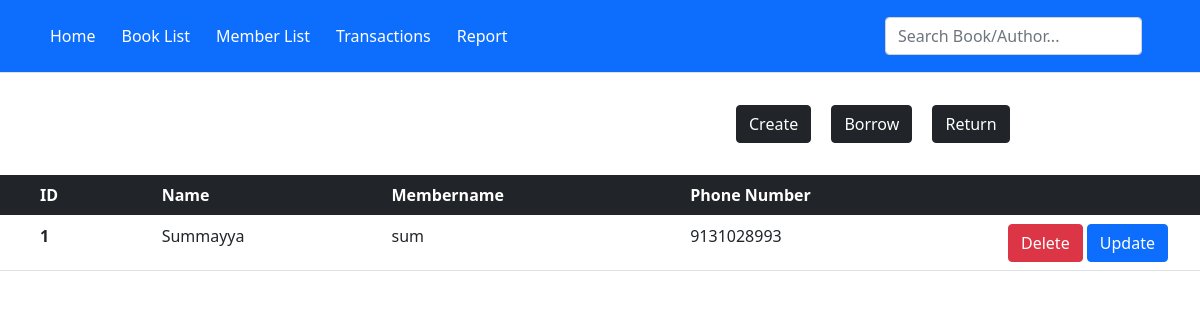
The app's page /members, older data.
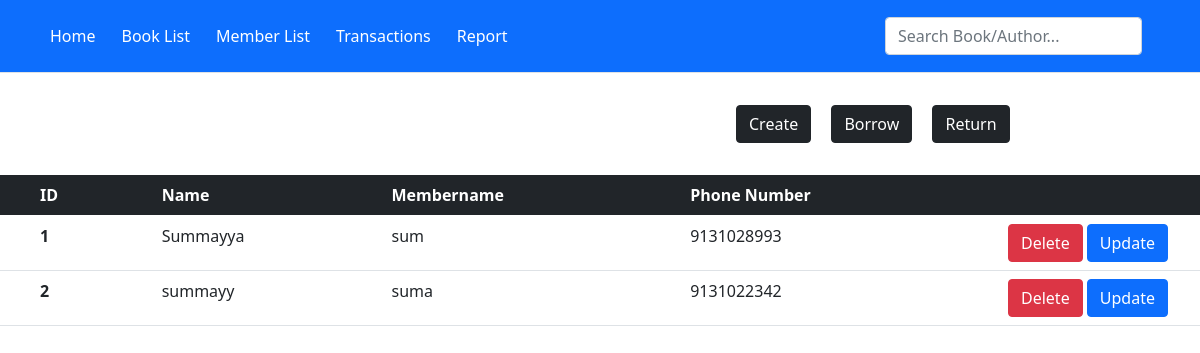
The same page, newer data.
### library/models.py (models this page shows)
class Member(db.Model):
    id = db.Column(db.Integer(), primary_key=True)
    name = db.Column(db.String(length=30), nullable=False)
    member_name = db.Column(db.String(length=30), nullable=False, unique=True)
    phone_number = db.Column(db.Integer())
    feePaid = db.Column(db.Integer())
    feeDebt = db.Column(db.Integer())

### library/routes.py (the view, shortened to what this page needs)
@app.route('/members', methods=['GET', 'POST'])
def members_page():
    formM = MemberForm()
    member = Member.query.all() #members to read
    if formM.errors != {}:  # If there are not errors from the validations
        for err_msg in formM.errors.values():
            flash(f'There was an error with creating a Member: {err_msg}', category='danger')
    return render_template('members.html', formM=formM, members=member)

### library/forms.py (shortened to what this page needs)
class MemberForm(FlaskForm):
    name = StringField(label='Name',  validators=[
                       Length(min=2, max=30), DataRequired()])
    member_name = StringField(label='Member Name',  validators=[
                             Length(min=2, max=30), DataRequired()])
    phone_number = IntegerField(label='Phone Number',
                               validators=[DataRequired()])
    submit = SubmitField(label='Submit')

### library/templates/members.html (shortened to what this page needs)
{% extends 'base.html' %}
{%block content%}
{%with btn_mode = 'dark', btn = 'Create', title='Create Member', submit = 'Create', form =
formM %}
{%include 'add_member_modal.html'%}
{%endwith%}
{%with btn_mode = 'dark', btn = 'Borrow', title='Create Book', submit = 'Create', form =
formM %}
{%include 'add_member_modal.html'%}
{%endwith%}
{%with btn_mode = 'dark', btn = 'Return', title='Create Book', submit = 'Create', form =
formM %}
{%include 'add_member_modal.html'%}
{%endwith%}
<table class="table">
    <thead class="table-dark">
        <tr>
            <th scope="col" class="table-id">ID</th>
            <th scope="col">Name</th>
            <th scope="col">Membername</th>
            <th scope="col">Phone Number</th>
            <th scope="col"></th>
        </tr>
    </thead>
    <tbody>
        {% for member in members %}
        <tr>
            <th scope="row" class="table-id">{{member.id}}</th>
            <td>{{member.name}}</td>
            <td>{{member.member_name}}</td>
            <td>{{member.phone_number}}</td>
            <td class="action">
                {% with id = member.id %}
                {%include 'delete_modal.html'%}
                {%endwith%}
                {%with btn_mode = 'primary', form = formM, member= member %}
                    {%include 'update_member_modal.html'%}
                {%endwith%}
            </td>
        </tr>
        {%endfor%}
    </tbody>
</table>
{%endblock%}

### library/templates/base.html (shortened to what this page needs)
<!doctype html>
<html lang="en">
<head>
  <link href="https://cdn.jsdelivr.net/npm/bootstrap@5.0.1/dist/css/bootstrap.min.css" rel="stylesheet"
>
  <link rel="stylesheet" href="{{ url_for('static', filename='style.css') }}">
</head>
<body>
  <header class="p-3 mb-3 border-bottom">
    <div class="container">
      <div class="d-flex flex-wrap align-items-center justify-content-center justify-content-lg-start">
        <ul class="nav col-12 col-lg-auto me-lg-auto mb-2 justify-content-center mb-md-0">
          <li><a href="{{url_for('home_page')}}" class="nav-link px-2 link-secondary">Home</a></li>
          <li><a href="{{url_for('books_page')}}" class="nav-link px-2 link-dark">Book List</a></li>
          <li><a href="{{url_for('members_page')}}" class="nav-link px-2 link-dark">Member List</a></li>
          <li><a href="/" class="nav-link px-2 link-dark">Transactions</a></li>
          <li><a href="/" class="nav-link px-2 link-dark">Report</a></li>
        </ul>
        <form class="col-12 col-lg-auto mb-3 mb-lg-0 me-lg-3" method="POST">
          <input type="search" class="form-control" placeholder="Search Book/Author..." aria-label="Search"/>
        </form>
      </div>
    </div>
  </header>
  {%block content%}
  {%endblock%}
</body>
</html>

### library/templates/add_member_modal.html (shortened to what this page needs)
<button
  type="button"
  class="btn btn-{{btn_mode}} m"
  data-bs-toggle="modal"
  data-bs-target="#memberModal"
>
  {{btn}}
</button>

### library/templates/delete_modal.html (shortened to what this page needs)
<button type="button" class="btn btn-danger" data-bs-toggle="modal" data-bs-target="#deleteModal">
    Delete
</button>

### library/templates/update_member_modal.html (shortened to what this page needs)
<button type="button" class="btn btn-{{btn_mode}}" data-bs-toggle="modal" data-bs-target="#updateMemberModal">
    Update
  </button>

### library/static/style.css (style rules this page uses)
header { background-color: #0d6efd; }
.nav-link { color: white; margin-right: 10px; }
.m { margin: 1rem 0 0 1rem; position: relative; left: 60%; }
.action { width: 200px; }
.table { margin-top: 2rem; }
.table-id { padding-left: 2.5rem !important; }

Row changes from the older to the newer data that the page shows:
added Member: id "2", name "summayy", member_name "suma", phone_number "9131022342"
